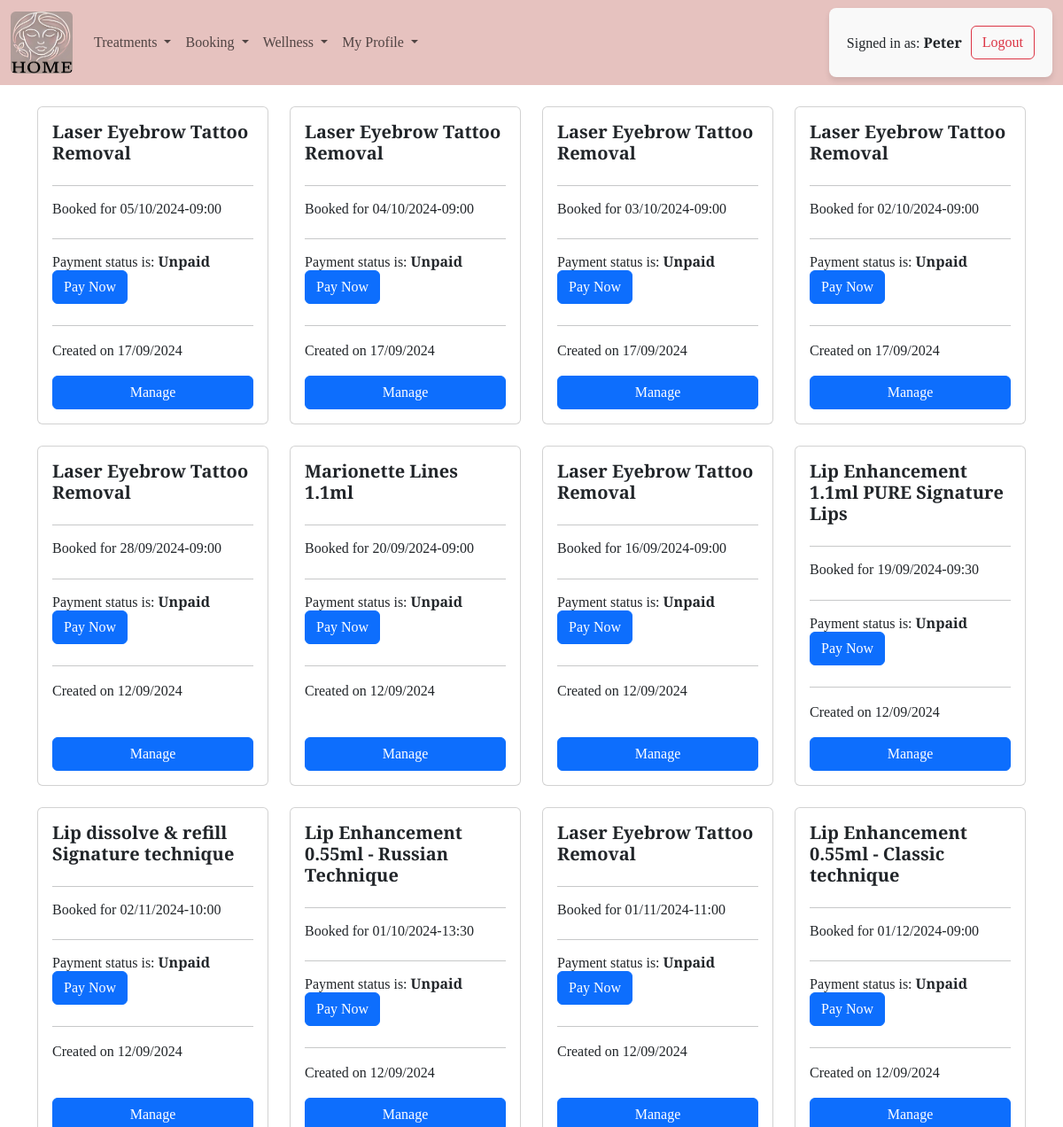
Before: /booking/bookings/ (signed in, upper part) with the older database file.
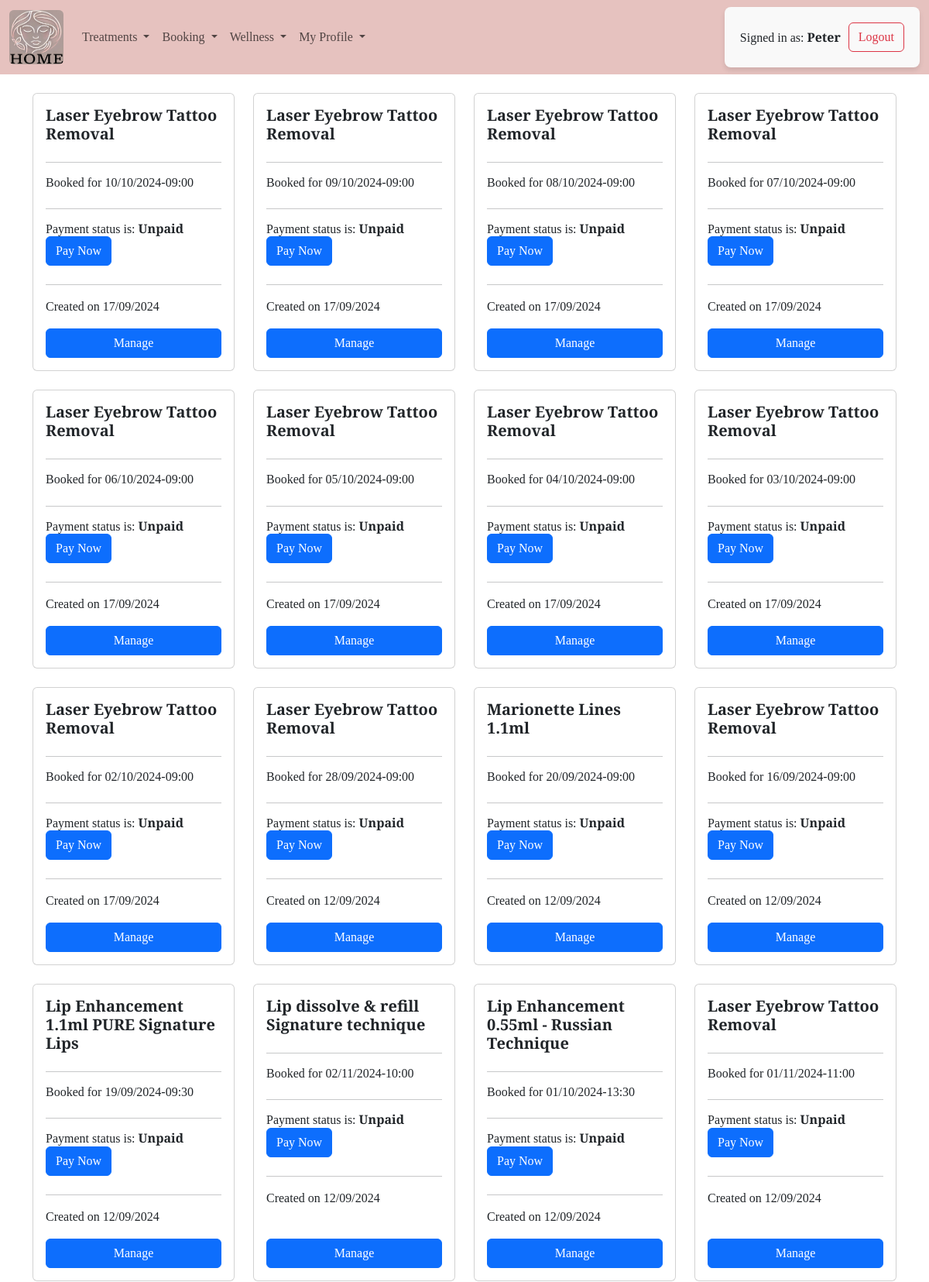
After: the same page with the newer database file.
### booking/models.py (models this page shows, shortened)
class Booking(models.Model):
    patient = models.ForeignKey(Patient, on_delete=models.CASCADE)
    product = models.ForeignKey(Product, on_delete=models.CASCADE)
    time_slot = models.ForeignKey(TimeSlot, on_delete=models.SET_NULL, null=True, blank=True)
    booking_date = models.DateField()
    payment_status = models.BooleanField(default=False)
    booked_on = models.DateTimeField(auto_now_add=True)
    additional_notes = models.TextField(blank=True, null=True)
    stripe_payment_intent_id = models.CharField(max_length=255, null=True, blank=True)
    class Meta:
        unique_together = ('patient', 'booking_date')  # Ensure no duplicates at the DB level

class TimeSlot(models.Model):
    slot = models.CharField(max_length=99, help_text="Enter time slot (e.g., 09:00 AM - 10:00 AM)")
    def __str__(self):
        return self.slot

### treatment/models.py (models this page shows)
class Product(models.Model):
    category = models.ForeignKey(Category, on_delete=models.CASCADE)
    body_part = models.ForeignKey(BodyPart, on_delete=models.SET_NULL, blank=True, null=True)
    product_name = models.CharField(max_length=255)
    price = models.DecimalField(max_digits=10, decimal_places=2)
    duration = models.IntegerField(blank=True, null=True, help_text="Duration in minutes")
    additional_info = models.TextField(blank=True, null=True)
    def __str__(self):
        return self.product_name

### booking/views.py (the view)
# urls.py: path('bookings/', views.booking_list, name='booking_list'),
@login_required
def booking_list(request):
    bookings = Booking.objects.all().order_by('-booked_on')
    context = {
        'bookings': bookings
    }
    return render(request, 'booking/booking_list.html', context)

### booking/templates/booking/booking_list.html (shortened to what this page needs)
{% extends 'base.html' %}
{% block content %}
{% if bookings %}
<div class="container">
  <div class="row d-flex flex-wrap justify-content-start">
    {% for booking in bookings %}
    <div class="col-12 col-sm-6 col-md-4 col-lg-3 mb-4 d-flex">
      <div class="card w-100 d-flex flex-column">
        <div class="card-body d-flex flex-column">
          <h5 class="card-title"><strong>{{ booking.product }}</strong></h5>
          <hr>
          <h6>Booked for {{ booking.booking_date|date:"d/m/Y" }}-{{ booking.time_slot }}</h6>
          <hr>
          <h6>Payment status is:
            <strong>
              {{ booking.payment_status|yesno:"Paid,Unpaid" }}
              {% if not booking.payment_status %}
                <a href="{% url 'create_checkout_session' booking.id %}" class="btn btn-primary mt-auto">Pay Now</a>
              {% endif %}
            </strong>
          </h6>
          <hr>
          <p>Created on {{ booking.booked_on|date:"d/m/Y" }}</p>
          <a href="{% url 'manage_booking' booking.id %}" class="btn btn-primary mt-auto">Manage</a>
        </div>
      </div>
    </div>
    {% endfor %}
  </div>
</div>
{% else %}
<p>No bookings are available.</p>
{% endif %}
{% endblock %}

Changed rows visible on the page:
no longer on this page (row unchanged): Booking: product "Lip Enhancement 0.55ml - Classic technique", booking_date "01/12/2024", time_slot "09:00", payment_status "Unpaid", shows "Pay Now", booked_on "12/09/2024"
added Booking: product "Laser Eyebrow Tattoo Removal", booking_date "10/10/2024", time_slot "09:00", payment_status "Unpaid", shows "Pay Now", booked_on "17/09/2024"
added Booking: product "Laser Eyebrow Tattoo Removal", booking_date "09/10/2024", time_slot "09:00", payment_status "Unpaid", shows "Pay Now", booked_on "17/09/2024"
added Booking: product "Laser Eyebrow Tattoo Removal", booking_date "08/10/2024", time_slot "09:00", payment_status "Unpaid", shows "Pay Now", booked_on "17/09/2024"
added Booking: product "Laser Eyebrow Tattoo Removal", booking_date "07/10/2024", time_slot "09:00", payment_status "Unpaid", shows "Pay Now", booked_on "17/09/2024"
added Booking: product "Laser Eyebrow Tattoo Removal", booking_date "06/10/2024", time_slot "09:00", payment_status "Unpaid", shows "Pay Now", booked_on "17/09/2024"
